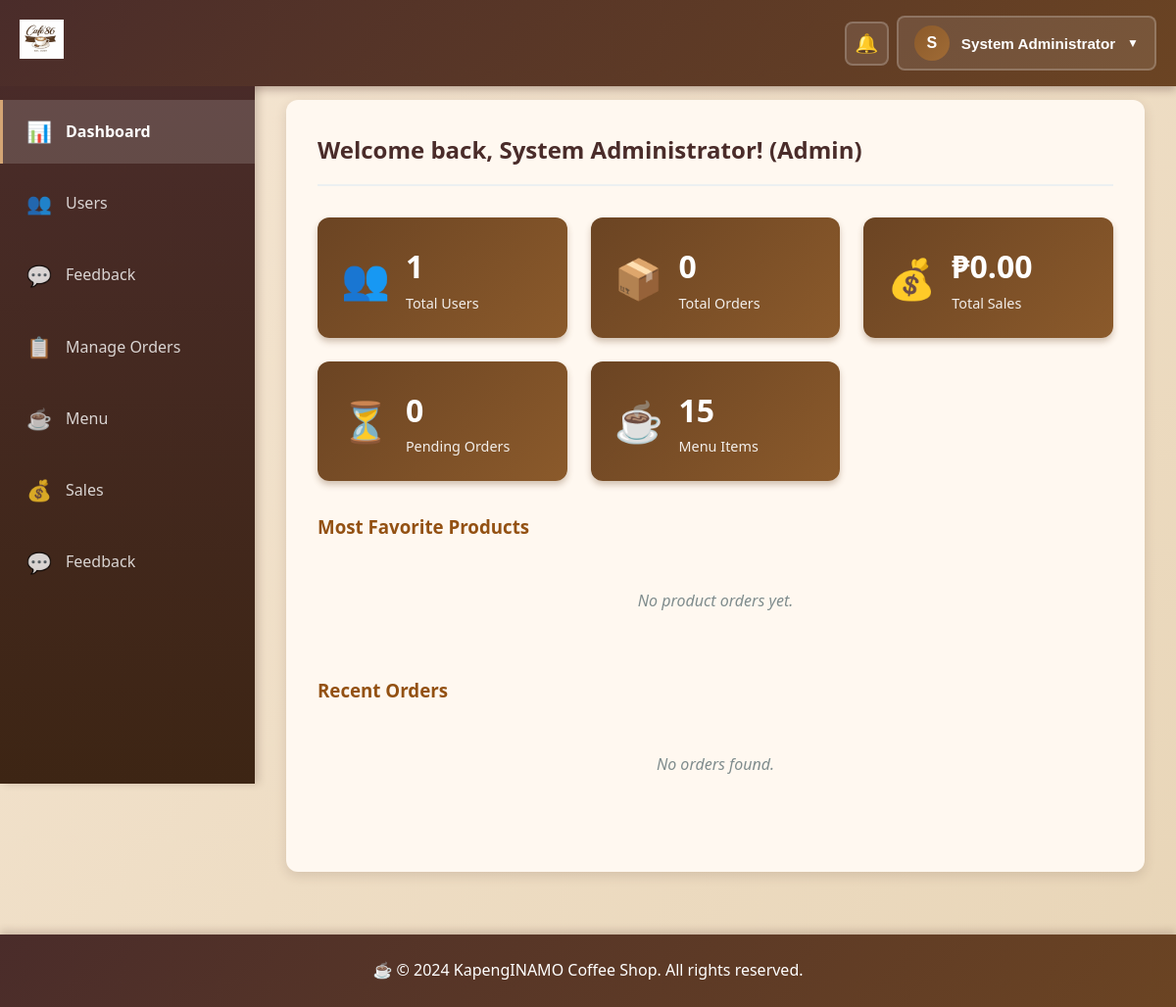
The page /dashboard.php (signed in) on the database as committed earlier.
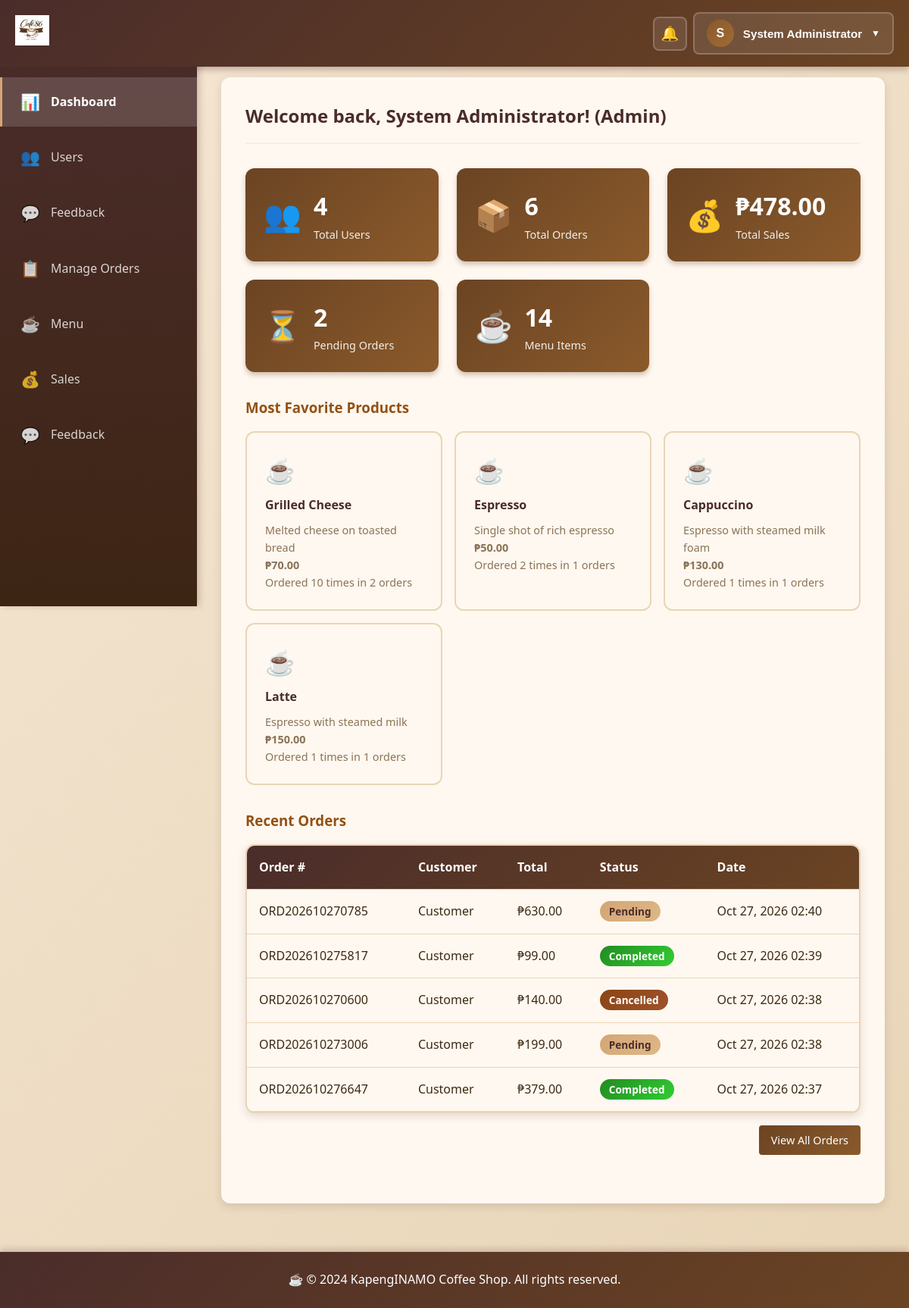
The same page on the database as committed later.
### tables this page shows
CREATE TABLE `menu_items` (
  `id` int(11) NOT NULL,
  `category_id` int(11) DEFAULT NULL,
  `name` varchar(100) NOT NULL,
  `description` text DEFAULT NULL,
  `price` decimal(10,2) NOT NULL,
  `image` varchar(255) DEFAULT NULL,
  `is_available` tinyint(1) DEFAULT 1,
  `created_at` timestamp NULL DEFAULT current_timestamp(),
  `updated_at` timestamp NULL DEFAULT current_timestamp() ON UPDATE current_timestamp()
);

CREATE TABLE `orders` (
  `id` int(11) NOT NULL,
  `user_id` int(11) DEFAULT NULL,
  `order_number` varchar(20) NOT NULL,
  `total_amount` decimal(10,2) NOT NULL,
  `status` enum('pending','preparing','ready','completed','cancelled') DEFAULT 'pending',
  `payment_method` varchar(50) DEFAULT NULL,
  `notes` text DEFAULT NULL,
  `created_at` timestamp NULL DEFAULT current_timestamp(),
  `updated_at` timestamp NULL DEFAULT current_timestamp() ON UPDATE current_timestamp()
);

CREATE TABLE `users` (
  `id` int(11) NOT NULL,
  `username` varchar(50) NOT NULL,
  `email` varchar(100) NOT NULL,
  `password` varchar(255) NOT NULL,
  `full_name` varchar(100) NOT NULL,
  `role` enum('admin','staff','customer') NOT NULL DEFAULT 'customer',
  `phone` varchar(20) DEFAULT NULL,
  `address` text DEFAULT NULL,
  `created_at` timestamp NULL DEFAULT current_timestamp(),
  `updated_at` timestamp NULL DEFAULT current_timestamp() ON UPDATE current_timestamp()
);

### includes/session.php (called while the page is built, shortened)
<?php
function isAdmin() {
    return isset($_SESSION['role']) && $_SESSION['role'] === 'admin';
}
?>

### dashboard.php (the view, shortened to what the changed rows need)
<?php
require_once 'includes/db.php';
require_once 'includes/session.php';
$stats = [];
try {
    if (isAdmin()) {
        $stats['total_users'] = $pdo->query("SELECT COUNT(*) FROM users")->fetchColumn();
        $stats['total_orders'] = $pdo->query("SELECT COUNT(*) FROM orders")->fetchColumn();
        $stats['total_sales'] = $pdo->query("SELECT COALESCE(SUM(amount), 0) FROM sales")->fetchColumn();
        $stats['pending_orders'] = $pdo->query("SELECT COUNT(*) FROM orders WHERE status = 'pending'")->fetchColumn();
        $stats['menu_items'] = $pdo->query("SELECT COUNT(*) FROM menu_items")->fetchColumn();
        $recent_orders = $pdo->query("
            SELECT o.*, u.full_name,
               COALESCE(
                   (SELECT SUM(subtotal) FROM order_items WHERE order_id = o.id),
                   o.total_amount,
                   0
               ) as calculated_total
            FROM orders o
            LEFT JOIN users u ON o.user_id = u.id
            ORDER BY o.created_at DESC
            LIMIT 5
        ")->fetchAll();
        $favorite_products = $pdo->query("
            SELECT mi.id, mi.name, mi.price, mi.description, SUM(oi.quantity) as total_orders, COUNT(DISTINCT oi.order_id) as order_count
            FROM menu_items mi
            LEFT JOIN order_items oi ON mi.id = oi.menu_item_id
            GROUP BY mi.id, mi.name, mi.price, mi.description
            HAVING total_orders > 0
            ORDER BY total_orders DESC
            LIMIT 4
        ")->fetchAll();
    }
} catch(PDOException $e) {
    $stats = [];
    $recent_orders = [];
}
?>
<?php require_once 'includes/header.php'; ?>
<div class="dashboard">
    <?php if (isAdmin()): ?>
        <div class="page-header">
            <h2>Welcome back, <?php echo htmlspecialchars($_SESSION['full_name']); ?>! (Admin)</h2>
        </div>
        <div class="stats-grid">
            <div class="stat-card">
                <div class="stat-icon">👥</div>
                <div class="stat-info">
                    <h3><?php echo $stats['total_users'] ?? 0; ?></h3>
                    <p>Total Users</p>
                </div>
            </div>
            <div class="stat-card">
                <div class="stat-icon">📦</div>
                <div class="stat-info">
                    <h3><?php echo $stats['total_orders'] ?? 0; ?></h3>
                    <p>Total Orders</p>
                </div>
            </div>
            <div class="stat-card">
                <div class="stat-icon">💰</div>
                <div class="stat-info">
                    <h3>₱<?php echo number_format($stats['total_sales'] ?? 0, 2); ?></h3>
                    <p>Total Sales</p>
                </div>
            </div>
            <div class="stat-card">
                <div class="stat-icon">⏳</div>
                <div class="stat-info">
                    <h3><?php echo $stats['pending_orders'] ?? 0; ?></h3>
                    <p>Pending Orders</p>
                </div>
            </div>
            <div class="stat-card">
                <div class="stat-icon">☕</div>
                <div class="stat-info">
                    <h3><?php echo $stats['menu_items'] ?? 0; ?></h3>
                    <p>Menu Items</p>
                </div>
            </div>
        </div>
        <div class="dashboard-section">
            <h3>Most Favorite Products</h3>
            <?php if (empty($favorite_products)): ?>
                <p class="no-data">No product orders yet.</p>
            <?php else: ?>
                <div class="quick-actions">
                    <?php foreach ($favorite_products as $product): ?>
                        <div class="action-card">
                            <span class="action-icon">☕</span>
                            <h4><?php echo htmlspecialchars($product['name']); ?></h4>
                            <p><?php echo htmlspecialchars($product['description'] ?? 'No description'); ?></p>
                            <p><strong>₱<?php echo number_format($product['price'], 2); ?></strong></p>
                            <p>Ordered <?php echo $product['total_orders']; ?> times in <?php echo $product['order_count']; ?> orders</p>
                        </div>
                    <?php endforeach; ?>
                </div>
            <?php endif; ?>
        </div>
    <?php endif; ?>
    <?php if (isAdmin() || isStaff()): ?>
    <div class="dashboard-section">
        <h3>Recent Orders</h3>
        <?php if (empty($recent_orders)): ?>
            <p class="no-data">No orders found.</p>
        <?php else: ?>
            <div class="table-container">
                <table class="data-table">
                    <thead>
                        <tr>
                            <th>Order #</th>
                            <?php if (isAdmin() || isStaff()): ?>
                                <th>Customer</th>
                            <?php endif; ?>
                            <th>Total</th>
                            <th>Status</th>
                            <th>Date</th>
                        </tr>
                    </thead>
                    <tbody>
                        <?php foreach ($recent_orders as $order): ?>
                            <tr>
                                <td><?php echo htmlspecialchars($order['order_number']); ?></td>
                                <?php if (isAdmin() || isStaff()): ?>
                                    <td><?php echo htmlspecialchars($order['full_name'] ?? 'Guest'); ?></td>
                                <?php endif; ?>
                                <td>₱<?php echo number_format($order['calculated_total'], 2); ?></td>
                                <td><span class="badge badge-<?php echo $order['status']; ?>"><?php echo ucfirst($order['status']); ?></span></td>
                                <td><?php echo date('M d, Y H:i', strtotime($order['created_at'])); ?></td>
                            </tr>
                        <?php endforeach; ?>
                    </tbody>
                </table>
            </div>
            <?php if (isAdmin() || isStaff()): ?>
                <div style="margin-top: 1rem; text-align: right;">
                    <a href="/KapengINAMO/admin/orders.php" class="btn btn-primary">View All Orders</a>
                </div>
            <?php endif; ?>
        <?php endif; ?>
    </div>
    <?php endif; ?>
</div>
<?php require_once 'includes/footer.php'; ?>

Rows that differ between the two databases and show on the page:
now on this page (row edited): menu_items: name "Grilled Cheese", description "Melted cheese on toasted bread", price "70.00", total_orders "10", order_count "2"
now on this page (row edited): menu_items: name "Espresso", description "Single shot of rich espresso", price "50.00", total_orders "2", order_count "1"
now on this page (row edited): menu_items: name "Cappuccino", description "Espresso with steamed milk foam", price "130.00", total_orders "1", order_count "1"
now on this page (row edited): menu_items: name "Latte", description "Espresso with steamed milk", price "150.00", total_orders "1", order_count "1"
added orders: order_number "ORD202610270785", user.full_name "Customer", calculated_total "630.00", status "Pending", created_at "Oct 27, 2026 02:40"
added orders: order_number "ORD202610275817", user.full_name "Customer", calculated_total "99.00", status "Completed", created_at "Oct 27, 2026 02:39"
added orders: order_number "ORD202610270600", user.full_name "Customer", calculated_total "140.00", status "Cancelled", created_at "Oct 27, 2026 02:38"
added orders: order_number "ORD202610273006", user.full_name "Customer", calculated_total "199.00", status "Pending", created_at "Oct 27, 2026 02:38"
added orders: order_number "ORD202610276647", user.full_name "Customer", calculated_total "379.00", status "Completed", created_at "Oct 27, 2026 02:37"
Other text that changed with them:
$stats['total_users']: "1" → "4"
$stats['total_orders']: "0" → "6"
$stats['total_sales']: "0.00" → "478.00"
$stats['pending_orders']: "0" → "2"
$stats['menu_items']: "15" → "14"
text no longer shown: "No product orders yet. No orders found."
text now shown: "Order # Customer Total Status Date View All Orders"
